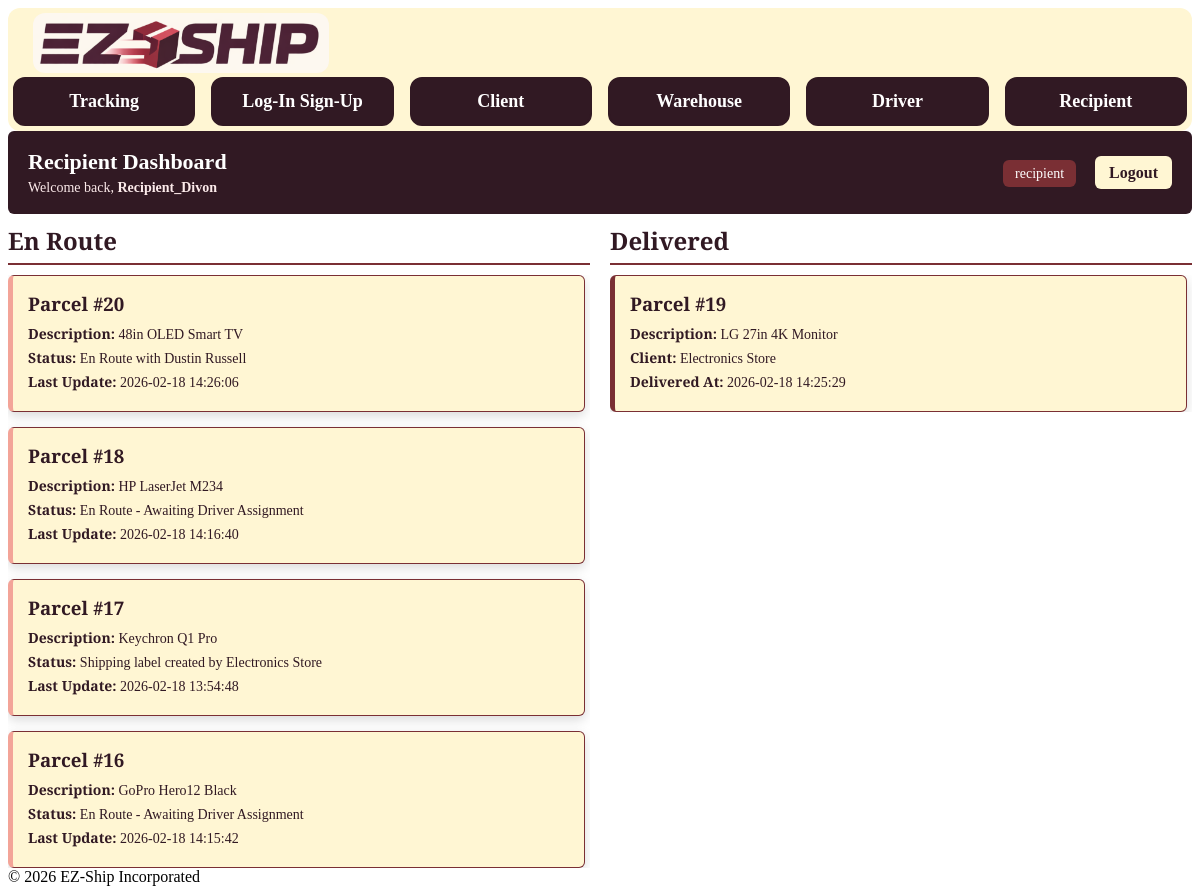
/EZ-Ship_webapp_local_environment_v1.1/public/recipient.php (signed in), run on the app's committed database.
### tables this page shows
CREATE TABLE `parcel_routing` (
  `pid` int(11) NOT NULL COMMENT 'Parcel ID',
  `cid` int(11) NOT NULL COMMENT 'Client ID',
  `wid` int(11) NOT NULL COMMENT 'Warehouse ID',
  `did` int(11) DEFAULT NULL COMMENT 'Driver ID (assigned)',
  `rid` int(11) NOT NULL COMMENT 'Recipient ID',
  `recipient_type` enum('R','T') DEFAULT NULL COMMENT 'Recipient Type: R=Registered, T=Temporary'
);

CREATE TABLE `parcels` (
  `pid` int(11) NOT NULL COMMENT 'Parcel ID',
  `ps` bigint(20) NOT NULL COMMENT 'Parcel Size/Weight',
  `pd` varchar(255) NOT NULL COMMENT 'Parcel Description',
  `pv` decimal(10,2) NOT NULL COMMENT 'Parcel Value',
  `pt` varchar(50) NOT NULL COMMENT 'Parcel Type'
);

CREATE TABLE `parcel_time` (
  `pid` int(11) NOT NULL COMMENT 'Parcel ID',
  `pct` datetime NOT NULL COMMENT 'Parcel Creation Time',
  `pwt` datetime DEFAULT NULL COMMENT 'Parcel Warehouse Time',
  `pdt` datetime DEFAULT NULL COMMENT 'Parcel Pickup Time',
  `prt` datetime DEFAULT NULL COMMENT 'Parcel Delivered Time'
);

CREATE TABLE `client` (
  `cid` int(11) NOT NULL COMMENT 'Client ID',
  `cn` varchar(150) NOT NULL COMMENT 'Client Name',
  `cl` varchar(255) NOT NULL COMMENT 'Client Address'
);

### EZ-Ship_webapp_local_environment_v1.1/includes/auth.php (called while the page is built, shortened)
<?php
function enforceRole($requiredRole)
{
    return true;
}

### EZ-Ship_webapp_local_environment_v1.1/public/recipient.php (the view, shortened to what this page needs)
<?php
require_once __DIR__ . '/../includes/db.php';
?>
<!DOCTYPE html>
<html lang="en">
<head>
    <link rel="stylesheet" href="/capstone_webapp/assets/css/style.css?v=<?= time() ?>">
</head>
<body>
<?php
require_once __DIR__ . '/../includes/header.php';
require_once __DIR__ . '/../includes/auth.php';
$authorized = enforceRole('recipient');
?>
<?php if ($authorized): ?>
    <main class="content">
        <?php
        require_once __DIR__ . '/../includes/subheader.php';
        $userId   = $_SESSION['user_id'];
        try {
            $stmt = $db->prepare("SELECT
                pr.pid,
                -- Parcel Info
                p.pd,
                -- Client
                c.cn,
                -- Driver
                d.dn,
                -- Warehouse
                w.wn,
                -- Recipient
                r.rn,
                -- Location
                pl.pl AS current_location,
                -- Time Tracking
                pt.pct,
                pt.pwt,
                pt.pdt,
                pt.prt
                FROM parcel_routing pr
                LEFT JOIN parcels p ON pr.pid = p.pid
                LEFT JOIN client c ON pr.cid = c.cid
                LEFT JOIN driver d ON pr.did = d.did
                LEFT JOIN warehouse w ON pr.wid = w.wid
                LEFT JOIN recipient r ON pr.rid = r.rid
                LEFT JOIN parcel_location pl ON pr.pid = pl.pid
                LEFT JOIN parcel_time pt ON pr.pid = pt.pid
                WHERE pr.rid = :userId
                AND pr.recipient_type = 'R'
                ORDER BY pt.pct DESC
            ");
            $stmt->execute(['userId' => $userId]);
            $parcels = $stmt->fetchAll(PDO::FETCH_ASSOC);
            $activeParcels = [];
            $deliveredParcels = [];
            foreach ($parcels as $parcel) {
                if (!empty($parcel['prt'])) {
                    $parcel['status_text'] = "Delivered";
                    $parcel['status_time'] = $parcel['prt'];
                    $deliveredParcels[] = $parcel;
                    continue;
                }
                if (empty($parcel['pwt'])) {
                    $parcel['status_text'] = "Shipping label created by " . $parcel['cn'];
                    $parcel['status_time'] = $parcel['pct'];
                }
                elseif (empty($parcel['pdt'])) {
                    $parcel['status_text'] = "En Route - Awaiting Driver Assignment";
                    $parcel['status_time'] = $parcel['pwt'];
                }
                else {
                    $driverName = $parcel['dn'] ?? "Driver";
                    $parcel['status_text'] = "En Route with " . $driverName;
                    $parcel['status_time'] = $parcel['pdt'];
                }
                $activeParcels[] = $parcel;
            }
        }
        catch (PDOException $e) {
            echo "<p class='error'>An error occurred while fetching your parcels. Please try again later.</p>";
            error_log("Database Error: " . $e->getMessage());
        }
        ?>
        <div class="recipient-container">
            <div class="recipient-section">
                <h2>En Route</h2>
                <?php if (!empty($activeParcels)): ?>
                    <div class="recipient-parcel-grid">
                        <?php foreach ($activeParcels as $parcel): ?>
                            <div class="parcel-card-active">
                                <h3>Parcel #<?= htmlspecialchars($parcel['pid']) ?></h3>
                                <p><strong>Description:</strong>
                                    <?= htmlspecialchars($parcel['pd']) ?>
                                </p>
                                <p><strong>Status:</strong>
                                    <?= htmlspecialchars($parcel['status_text']) ?>
                                </p>
                                <p><strong>Last Update:</strong>
                                    <?= htmlspecialchars($parcel['status_time']) ?>
                                </p>
                            </div>
                        <?php endforeach; ?>
                    </div>
                <?php else: ?>
                    <p>No active parcels.</p>
                <?php endif; ?>
            </div>
            <div class="recipient-section">
                <h2>Delivered</h2>
                <?php if (!empty($deliveredParcels)): ?>
                    <div class="recipient-parcel-grid">
                        <?php foreach ($deliveredParcels as $parcel): ?>
                            <div class="parcel-card-delivered">
                                <h3>Parcel #<?= htmlspecialchars($parcel['pid']) ?></h3>
                                <p><strong>Description:</strong>
                                    <?= htmlspecialchars($parcel['pd']) ?>
                                </p>
                                <p><strong>Client:</strong>
                                    <?= htmlspecialchars($parcel['cn']) ?>
                                </p>
                                <p><strong>Delivered At:</strong>
                                    <?= htmlspecialchars($parcel['status_time']) ?>
                                </p>
                            </div>
                        <?php endforeach; ?>
                    </div>
                <?php else: ?>
                    <p>No delivered parcels.</p>
                <?php endif; ?>
            </div>
        </div>
    </main>
<?php endif; ?>
<?php require_once __DIR__ . '/../includes/footer.php'; ?>
</body>
</html>

### EZ-Ship_webapp_local_environment_v1.1/includes/header.php (shortened to what this page needs)
<header class="topbar">
    <a href="/capstone_webapp/public/index.php" class="logo">
        <img src="/capstone_webapp/assets/images/ezship_logo.png"
            alt="EZ-SHIP Logo"
            class="logo-img">
    </a>
    <nav class="nav">
        <a href="/capstone_webapp/public/index.php" class="nav-link">Tracking</a>
        <a href="/capstone_webapp/public/landing_page.php" class="nav-link">Log-In Sign-Up</a>
        <a href="/capstone_webapp/public/client.php" class="nav-link">Client</a>
        <a href="/capstone_webapp/public/warehouse.php" class="nav-link">Warehouse</a>
        <a href="/capstone_webapp/public/driver.php" class="nav-link">Driver</a>
        <a href="/capstone_webapp/public/recipient.php" class="nav-link">Recipient</a>
    </nav>
</header>

### EZ-Ship_webapp_local_environment_v1.1/includes/subheader.php
<?php
$username = isset($_SESSION['username']) ? htmlspecialchars($_SESSION['username']) : 'Guest';
$role     = isset($_SESSION['role']) ? htmlspecialchars($_SESSION['role']) : '';
?>
<div class="dashboard-subheader">
    <div class="subheader-left">
        <h2><?php echo $role ? ucfirst($role) . ' Dashboard' : 'Dashboard'; ?></h2>
        <p>
            Welcome back,
            <strong><?php echo $username; ?></strong>
        </p>
    </div>
    <div class="subheader-right">
        <?php if ($role): ?>
            <span class="role-badge"><?php echo $role; ?></span>
        <?php endif; ?>
        <a href="../includes/logout.php" class="logout-btn">Logout</a>
    </div>
</div>

### EZ-Ship_webapp_local_environment_v1.1/includes/footer.php (shortened to what this page needs)
<footer class="footer">
    © <?php echo date("Y"); ?> EZ-Ship Incorporated
</footer>
</body>
</html>

### EZ-Ship_webapp_hosting/assets/css/style.css (style rules this page uses)
:root { --main-dark-color: #311923; --accent-medium: #7a2f34; --accent-medium-light: #eb6b6f96; --accent-light: #fceaea; --main-light-color: #fff6d3; --color-white: #ffffff; --color-black: #000000; --color-error: #cc2310; --color-error-bg: #fceaea; --color-success: #0d8f43; --color-success-bg: #e6f9f0; --Global-Font: 'Playfair Display', serif; --Global-ease: 0.2s ease; --Global-box-shadow: 0 4px 12px rgba(0,0,0,0.15); }
.topbar { background-color: var(--main-light-color); padding: 5px; border-radius: 12px; }
.logo { display: inline-flex; align-items: center; text-decoration: none; margin-left: 20px; transition: transform var(--Global-ease); }
.logo-img { height: 60px; width: auto; border-radius: 12px; transition: transform var(--Global-ease), box-shadow var(--Global-ease); }
.nav { display: flex; align-items: center; width: 100%; max-width: 1200px; margin: 0 auto; gap: 1rem; }
.nav-link { flex: 1 1 0; min-width: 0; white-space: nowrap; text-align: center; text-decoration: none; color: var(--color-white); background-color: var(--main-dark-color); padding: clamp(8px, 1vw, 14px) clamp(12px, 2vw, 24px); border: 2px solid var(--main-dark-color); border-radius: 12px; font-size: clamp(14px, 1.5vw, 22px); font-weight: 600; display: block; transition: all var(--Global-ease); }
.dashboard-subheader { background-color: var(--main-dark-color); color: var(--color-white); padding: 18px 20px; display: flex; justify-content: space-between; align-items: center; border-radius: 6px; }
.subheader-left h2 { margin: 0; font-size: 22px; }
.subheader-left p { margin: 5px 0 0; font-size: 14px; color: var(--accent-light); }
.role-badge { background-color: var(--accent-medium); color: var(--color-white); padding: 6px 12px; border-radius: 6px; font-size: 14px; margin-right: 15px; }
.logout-btn { background-color: var(--main-light-color); color: var(--main-dark-color); padding: 8px 14px; border-radius: 6px; text-decoration: none; font-weight: 600; transition: var(--Global-ease); }
.recipient-container { display: flex; gap: 20px; width: 100%; font-family: var(--Global-Font); }
.recipient-section { flex: 1; width: 95%; display: flex; flex-direction: column; }
.recipient-section h2 { margin-top: 10px; margin-bottom: 10px; color: var(--main-dark-color); border-bottom: 2px solid var(--accent-medium); padding-bottom: 6px; }
.recipient-parcel-grid { display: flex; flex-direction: column; gap: 15px; max-height: calc(4 * 180px + 3 * 15px); overflow-y: auto; padding-right: 5px; }
.parcel-card-active, .parcel-card-delivered { background-color: var(--main-light-color); border: 1px solid var(--accent-medium); box-shadow: var(--Global-box-shadow); padding: 15px; border-radius: 6px; color: var(--main-dark-color); }
.parcel-card-active h3, .parcel-card-delivered h3 { margin-top: 0px; margin-bottom: 8px; font-weight: bold; }
.parcel-card-active p, .parcel-card-delivered p { margin: 5px 0; font-size: 14px; }
.parcel-card-active { border-left: 5px solid var(--accent-medium-light); }
.parcel-card-delivered { border-left: 5px solid var(--accent-medium); }

### data on the page
parcel_routing: pid "20", parcels.pd "48in OLED Smart TV", status_text "En Route with Dustin Russell", parcel_time.pdt "2026-02-18 14:26:06"
parcel_routing: pid "18", parcels.pd "HP LaserJet M234", status_text "En Route - Awaiting Driver Assignment", parcel_time.pwt "2026-02-18 14:16:40"
parcel_routing: pid "17", parcels.pd "Keychron Q1 Pro", status_text "Shipping label created by Electronics Store", parcel_time.pct "2026-02-18 13:54:48"
parcel_routing: pid "16", parcels.pd "GoPro Hero12 Black", status_text "En Route - Awaiting Driver Assignment", parcel_time.pwt "2026-02-18 14:15:42"
parcel_routing: pid "19", parcels.pd "LG 27in 4K Monitor", cid.cn "Electronics Store", parcel_time.prt "2026-02-18 14:25:29"

### other printed values
$role "Recipient"
$username "Recipient_Divon"
$role "recipient"
